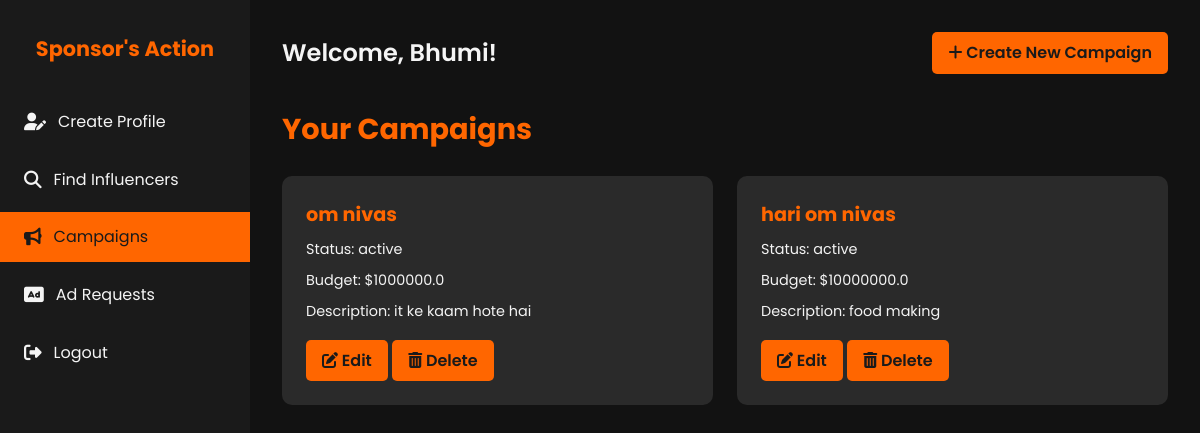
The app's page /sponsor (signed in) with its own data.
### models.py (models this page shows, shortened)
class User(db.Model, UserMixin):
    id = db.Column(db.Integer, primary_key=True)
    username = db.Column(db.String(80), unique=True, nullable=False)
    password = db.Column(db.String(200), nullable=False)
    email = db.Column(db.String(120), unique=True, nullable=False)
    role = db.Column(db.String(50), nullable=False)  # admin, sponsor, influencer
    is_active = db.Column(db.Boolean, default=True)
    sponsor = db.relationship('Sponsor', back_populates='user', uselist=False)
    influencer = db.relationship('Influencer', back_populates='user', uselist=False)

class Campaign(db.Model):
    id = db.Column(db.Integer, primary_key=True)
    sponsor_id = db.Column(db.Integer, db.ForeignKey('sponsor.id', ondelete='SET NULL'), nullable=True)
    title = db.Column(db.String(120), nullable=False)
    company_name= db.Column(db.String(120), nullable=False)
    description = db.Column(db.Text)
    budget = db.Column(db.Float)
    category = db.Column(db.String(120))
    status = db.Column(db.String(50), nullable=False)  # active, completed, flagged
    start_date = db.Column(db.DateTime)
    end_date = db.Column(db.DateTime)
    is_public = db.Column(db.Boolean, default=True)
    sponsor = db.relationship('Sponsor', backref=db.backref('campaigns', lazy=True, cascade='all, delete-orphan'))

### app.py (the view)
    @app.route('/sponsor')
    @login_required
    @sponsor_required
    def sponsor():
        username = session.get('username', 'Guest')
        campaigns = Campaign.query.filter_by(sponsor_id=current_user.id).all()
        print("Username:", username)
        return render_template('sponsor.html', username=username, campaigns=campaigns)

### templates/sponsor.html (shortened to what this page needs)
<!DOCTYPE html>
<html lang="en">
<head>
    <link rel="stylesheet" href="https://cdnjs.cloudflare.com/ajax/libs/font-awesome/6.1.1/css/all.min.css">
</head>
<body>
    <div class="dashboard">
        <aside class="sidebar">
            <div class="logo">
                <h1>Sponsor's Action</h1>
            </div>
            <nav>
                <ul class="nav-menu">
                    <li class="nav-item">
                        <a href="{{ url_for('sponsor_profile') }}" class="nav-link">
                            <i class="fas fa-user-edit"></i> Create Profile
                        </a>
                    </li>
                    <li class="nav-item">
                        <a href="{{ url_for('search_influencers') }}" class="nav-link">
                            <i class="fas fa-search"></i> Find Influencers
                        </a>
                    </li>
                    <li class="nav-item">
                        <a href="{{ url_for('campaigns_list') }}" class="nav-link active">
                            <i class="fas fa-bullhorn"></i> Campaigns
                        </a>
                    </li>
                    <li class="nav-item">
                        <a href="{{ url_for('create_ad_request') }}" class="nav-link">
                            <i class="fas fa-ad"></i> Ad Requests
                        </a>
                    </li>
                    <li class="nav-item">
                        <a href="{{ url_for('logout') }}" class="nav-link">
                            <i class="fas fa-sign-out-alt"></i> Logout
                        </a>
                    </li>
                </ul>
            </nav>
        </aside>
        <main class="main-content">
            <header class="header">
                <h1 class="welcome-text">Welcome, {{ current_user.username }}!</h1>
                <a href="{{ url_for('create_campaign') }}" class="btn">
                    <i class="fas fa-plus"></i> Create New Campaign
                </a>
            </header>
            <section>
                <h2 class="section-title">Your Campaigns</h2>
                {% if campaigns %}
                <div class="campaigns-grid">
                    {% for campaign in campaigns %}
                        <div class="campaign-card">
                            <h3 class="campaign-title">{{ campaign.title }}</h3>
                            <p class="campaign-info">Status: {{ campaign.status }}</p>
                            <p class="campaign-info">Budget: ${{ campaign.budget }}</p>
                            <p class="campaign-info">Description: {{ campaign.description|truncate(100) }}</p>
                            <div class="campaign-actions">
                                <a href="{{ url_for('update_campaign', campaign_id=campaign.id) }}" class="btn btn-edit">
                                    <i class="fas fa-edit"></i> Edit
                                </a>
                                <a href="{{ url_for('delete_campaign', campaign_id=campaign.id) }}" class="btn btn-delete" onclick="return confirm('Are you sure you want to delete this campaign?');">
                                    <i class="fas fa-trash-alt"></i> Delete
                                </a>
                            </div>
                        </div>
                    {% endfor %}
                    </div>
                {% endif %}
            </section>
        </main>
    </div>
</body>
</html>

### templates/sponsor.html (style rules this page uses)
:root { --primary-color: #1a1a1a; --secondary-color: #ff6600; --text-color: #f4f4f4; --bg-color: #121212; --card-bg-color: #2a2a2a; --hover-color: #ff8533; }
* { margin: 0; padding: 0; box-sizing: border-box; }
body { font-family: 'Poppins', sans-serif; line-height: 1.6; color: var(--text-color); background-color: var(--bg-color); }
.dashboard { display: flex; min-height: 100vh; }
.sidebar { width: 250px; background-color: var(--primary-color); padding: 2rem 0; position: fixed; height: 100vh; overflow-y: auto; }
.logo { text-align: center; margin-bottom: 2rem; }
.logo h1 { color: var(--secondary-color); font-size: 1.3rem; }
.nav-menu { list-style-type: none; }
.nav-item { margin-bottom: 0.5rem; }
.nav-link { display: flex; align-items: center; padding: 0.75rem 1.5rem; color: var(--text-color); text-decoration: none; transition: all 0.3s ease; }
.nav-link:hover, .nav-link.active { background-color: var(--secondary-color); color: var(--primary-color); }
.nav-link i { margin-right: 0.75rem; font-size: 1.1rem; }
.main-content { flex-grow: 1; margin-left: 250px; padding: 2rem; }
.header { display: flex; justify-content: space-between; align-items: center; margin-bottom: 2rem; }
.welcome-text { font-size: 1.5rem; font-weight: 600; }
.btn { background-color: var(--secondary-color); color: var(--primary-color); padding: 0.5rem 1rem; border: none; border-radius: 5px; cursor: pointer; font-weight: 600; transition: all 0.3s ease; text-decoration: none; display: inline-block; }
.section-title { margin-bottom: 1.5rem; font-size: 1.8rem; color: var(--secondary-color); }
.campaigns-grid { display: grid; grid-template-columns: repeat(auto-fill, minmax(300px, 1fr)); gap: 1.5rem; margin-top: 1rem; }
.campaign-card { background-color: var(--card-bg-color); border-radius: 10px; padding: 1.5rem; transition: all 0.3s ease; }
.campaign-title { font-size: 1.2rem; margin-bottom: 0.5rem; color: var(--secondary-color); }
.campaign-info { font-size: 0.9rem; margin-bottom: 0.5rem; }
.campaign-actions { margin-top: 1rem; }

### records on screen
User: username "Bhumi"
Campaign: title "om nivas", status "active", budget "1000000.0", description "it ke kaam hote hai"
Campaign: title "hari om nivas", status "active", budget "10000000.0", description "food making"
